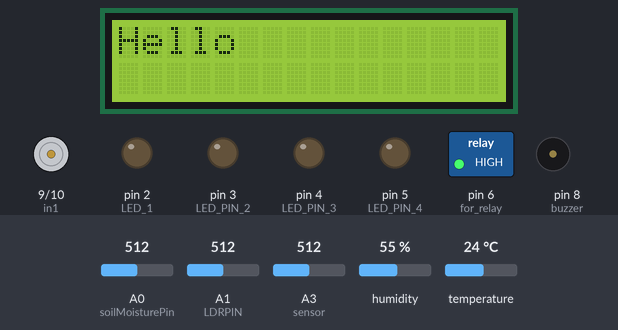
Simulated run of this sketch. Board: Arduino Uno, built with avr-gcc and run on an emulated ATmega328P. Parts: 16×2 character LCD, motor-driver pin pairs drawn as motors (green arrow = first pin HIGH = forward, orange = second pin HIGH = backward, longer = more drive), switched loads named in the sketch (green lamp = pin HIGH), output pins drawn as LEDs (lit = HIGH), buzzer (waves = sounding, pin HIGH). The inputs (shaded band) are chosen by the test bench; at power-on: A0 (soilMoisturePin) = 512, temperature 24 °C, A1 (LDRPIN) = 512, A3 (sensor) = 512, humidity 55 %. What the sketch prints to the serial monitor is not drawn.

Above: at 1.2 s.
At 8.3 s:
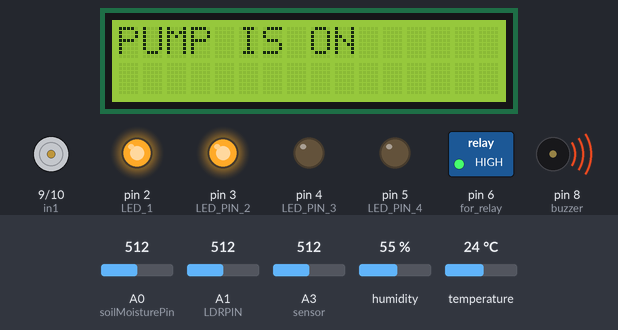
8.4 s: A0 (soilMoisturePin) set to 496
At 11.9 s:
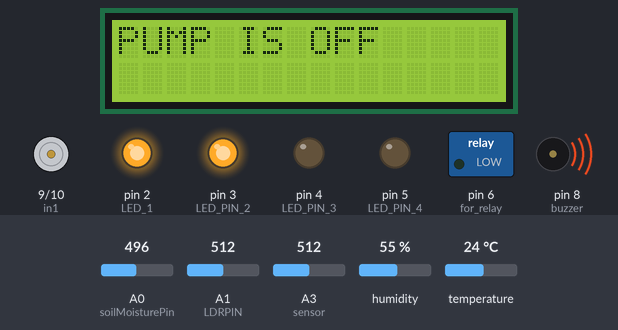
12.9 s: A0 (soilMoisturePin) set to 315
17.4 s: A0 (soilMoisturePin) set to 300
At 20.2 s:
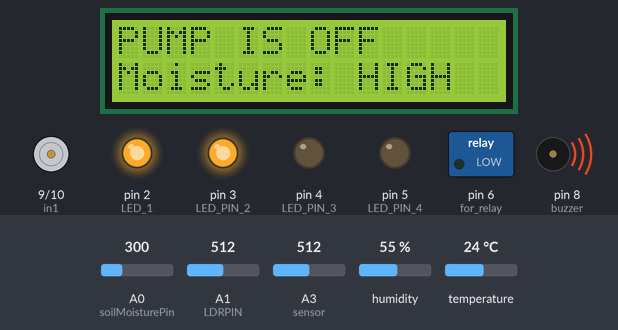
21.9 s: A0 (soilMoisturePin) set to 716
At 24.7 s:
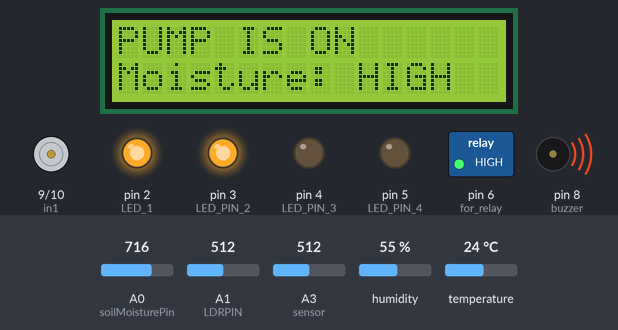
26.4 s: temperature set to 31 °C
33.7 s: temperature set to 34 °C
At 37.0 s:
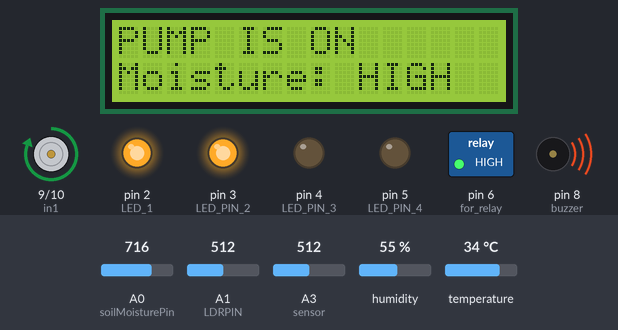
Timing chart, 0 to 38.5 s (numbered marks = the images above; inputs shaded):
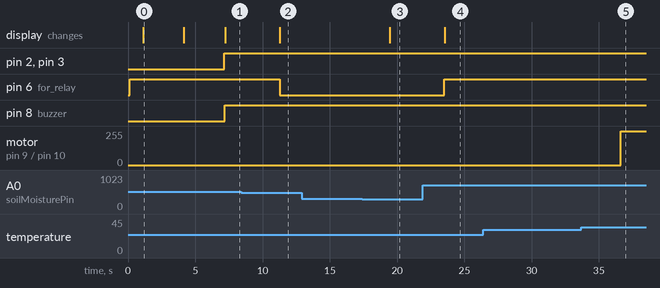

The sketch:

Smart_IrrigationFinal.ino
```cpp
#include <Wire.h>
#include <LiquidCrystal_I2C.h>
// #define BLYNK_TEMPLATE_ID "TMPL2vycIh6V3"
// #define BLYNK_TEMPLATE_NAME "Smart Irrigation System"
// #include <BlynkSimpleEsp32.h>
#include <DHT.h>
#define TH A2 //Pin for dht11
int in1 = 9; //Declaring the pins where in1 in2 from the driver are wired
int in2 = 10;
#define buzzer 8


#define sensor A3  // for gas detection
#define LDRPIN A1   //for LDR
#define soilMoisturePin A0

#define LED_1 2 // Pin connected to LED 1
#define LED_PIN_2 3 // Pin connected to LED 2
#define LED_PIN_3 4 // Pin connected to LED 3
#define LED_PIN_4 5 // Pin connected to LED 4

DHT dht(TH, DHT11);
// BlynkTimer timer;

char auth[] = "Mq8ClIPGLlTTzWXzezCOVRrv5CfQKSXe";

//SSID and password
char ssid[] = "";
char pass[] = "";

// const int soilMoisturePin = A0;
LiquidCrystal_I2C lcd(0x27, 16, 2);

static int counter =  0 ;

void setup() {
  Wire.begin();
  Serial.begin(9600);
  //Blynk.begin(auth, ssid, pass);
  dht.begin();
  lcd.init();
  lcd.begin(2,16);
  lcd.backlight();
  lcd.clear();
  pinMode(6, OUTPUT);     // for relay
  pinMode(LED_1, OUTPUT);
  pinMode(LED_PIN_2, OUTPUT);
  pinMode(LED_PIN_3, OUTPUT);
  pinMode(LED_PIN_4, OUTPUT);
  digitalWrite(6, HIGH); // relay
  pinMode(in1, OUTPUT); //Declaring the pin modes of motor
  pinMode(in2, OUTPUT);
  pinMode(buzzer, OUTPUT);
  delay(1000);
  lcd.setCursor(0, 0);
  lcd.print("Hello");
  delay(3000);

  lcd.setCursor(0, 1);
  lcd.print("System is on ");

  delay(3000);
  lcd.clear();
}

void loop() {
  if (counter >= 5 )
  {
    counter = 0 ;
    delay(5000);
  }
  counter++;
  int sensorValue = analogRead(soilMoisturePin);


  // Convert the value to a percentage (assuming 0-4095 range for ESP32 ADC)
  float moisturePercentage = 100 - ((sensorValue / 1023.0) * 100.0);
  int ldr_value = analogRead(LDRPIN);
  //Serial.print("Light Intensity Value : ");
  //Serial.println(ldr_value);

  //   // LDR conditions
  if (ldr_value < 200) { //very light
    // Turn off all LEDs
    digitalWrite(LED_1, LOW);
    digitalWrite(LED_PIN_2, LOW);
    digitalWrite(LED_PIN_3, LOW);
    digitalWrite(LED_PIN_4, LOW);

  } else if (ldr_value >=200 && ldr_value <=400) {
    // Serial.println("Almost Light");
    // Light up 1 LED
    digitalWrite(LED_1, HIGH);
    digitalWrite(LED_PIN_2, LOW);
    digitalWrite(LED_PIN_3, LOW);
    digitalWrite(LED_PIN_4, LOW);
  } else if (ldr_value >=500 && ldr_value <=700) {
    // Serial.println("Semilight");
    // Light up 2 LEDs
    digitalWrite(LED_1, HIGH);
    digitalWrite(LED_PIN_2, HIGH);
    digitalWrite(LED_PIN_3, LOW);
    digitalWrite(LED_PIN_4, LOW);

  } else if (ldr_value > 700 && ldr_value <=900) {
    // Serial.println("Semidark");
    // Light up 3 LEDs
    digitalWrite(LED_1, HIGH);
    digitalWrite(LED_PIN_2, HIGH);
    digitalWrite(LED_PIN_3, HIGH);
    digitalWrite(LED_PIN_4, LOW);

  } else if (ldr_value > 900) {
    // Serial.println("Dark");
    // Light up 4 LEDs
    digitalWrite(LED_1, HIGH);
    digitalWrite(LED_PIN_2, HIGH);
    digitalWrite(LED_PIN_3, HIGH);
    digitalWrite(LED_PIN_4, HIGH);

  }
// delay(3000);


  //Blynk.virtualWrite(V0,moisturePercentage);
  //Blynk.virtualWrite(V1, t)

  // Print the moisture percentage to the serial monitor
  //Serial.print("Soil Moisture: ");
  //Serial.println(moisturePercentage );
  // Serial.println("%");
  // digitalWrite(LED_1, HIGH);
  // digitalWrite(LED_PIN_2, HIGH);
  // digitalWrite(LED_PIN_3, HIGH);
  // digitalWrite(LED_PIN_4, HIGH);

  float h = dht.readHumidity();
  float t = dht.readTemperature();

    // Temperature conditions
  if (t > 32) {
    digitalWrite(in1, HIGH);
    digitalWrite(in2, LOW);
}

  else {
    // Normal temperature
    // Serial.println("Normal Temprature");
    digitalWrite(in1, LOW);
    digitalWrite(in2, LOW);
  }

  int rawValue = analogRead(sensor); // Get the raw value
  //Serial.print("Gas Level: ");
  //Serial.println(rawValue); // Print the raw value directly without mapping
  if (rawValue > 205 ){
    digitalWrite(buzzer, HIGH);
  }
  else{
    digitalWrite(buzzer, LOW);
  }


  if (isnan(h) || isnan(t)) {
    Serial.println("Failed to read from DHT sensor!");
    return;
  }

  Serial.print("Moisture: ");
  Serial.print(moisturePercentage);
  Serial.print("% | Light Intensity: ");
  Serial.print(ldr_value);
  Serial.print(" | Temperature: ");
  Serial.print(t);
  Serial.print("°C | Humidity: ");
  Serial.print(h);
  Serial.print("% | Gas Level: ");
  Serial.println(rawValue);


  if (moisturePercentage  < 50) { // need water
    digitalWrite(6, HIGH); //  Relay -> ON and ->TURN ON PUMP
    lcd.setCursor(0, 0);
    lcd.print("PUMP IS ON ");
  } else {
    digitalWrite(6, LOW); // TURN OFF PUMP
    lcd.setCursor(0, 0);
    lcd.print("PUMP IS OFF");
  }

  // Display moisture level on LCD
  if (moisturePercentage  > 70) {
    lcd.setCursor(0, 1);
    lcd.print("Moisture: HIGH  ");
  } else if (sensorValue  >= 50 && sensorValue  <= 70) {
    lcd.setCursor(0, 1);
    lcd.print("Moisture: MID  ");
  } else if (sensorValue  < 50) {
    lcd.setCursor(0, 1);
    lcd.print("Moisture: LOW ");
  }

 // Blynk.run();
  // Wait for a second before taking another reading
  //Serial.println(counter);
 // counter++;
delay(4000);
}
```

SolarTrackingSystem_ArduinoUno.cpp
```cpp
#include <Servo.h>
#include <HCSR04.h>
#define LDR1 A0
#define LDR2 A1
#define VOLTAGE_SENSOR_PIN A2
#define ERROR 10

HCSR04 hc(12, 10); //initialisation class HCSR04 (trig pin , echo pin)

float resetDistance;


int Spoint = 90;
Servo servo;
int counter = 0 ;


void setup()
 {
  servo.attach(11);
  servo.write(Spoint);
  delay(1000);

  // Initialize hardware serial communication for TX/RX
  Serial.begin(9600);  // Use Serial for TX/RX communication with Raspberry Pi
}

void loop() {
  float  distance = hc.dist();

  int ldr1 = analogRead(LDR1);
  int ldr2 = analogRead(LDR2);

  int value1 = abs(ldr1 - ldr2);
  int value2 = abs(ldr2 - ldr1);

  if ((value1 <= ERROR) || (value2 <= ERROR)) {
    // Do nothing; the servo remains in place
  } else {
    if (ldr1 > ldr2) {
      Spoint = Spoint - 2; // Move the servo left
    }
    if (ldr1 < ldr2) {
      Spoint = Spoint + 2; // Move the servo right
    }
  }

  servo.write(Spoint);
  delay(80);

      if(distance<14)
    {
      resetDistance =((12.50) - (distance));

      Serial.print("Deep : ");
      Serial.print(resetDistance);
      delay(150);
      }

  int sensorValue = analogRead(VOLTAGE_SENSOR_PIN);
  float voltage = sensorValue * (5.0 / 1023.0);

  // Send data to Raspberry Pi via TX pin
  // Serial.print(" LDR1: ");
  // Serial.print(ldr1);
  // Serial.print(", LDR2: ");
  // Serial.print(ldr2);
  Serial.print(", Servo Position: ");
  Serial.print(Spoint);
  Serial.print(", Voltage: ");
  Serial.println(voltage);
  // Serial.print("Counter : ");
  // Serial.println(counter);
  // counter++;
  delay(5000); // Wait before the next loop iteration
}
```

Measured:
- the behaviour switches between 512 and 511 on A0 (soilMoisturePin) (found by bisection; images 1 and 2)
- the behaviour switches between 307 and 306 on A0 (soilMoisturePin) (found by bisection; images 2 and 3)
- the behaviour switches between 32 and 33 °C on temperature (found by bisection; images 4 and 5)
- after the input at 8.4 s, pin 6 (for_relay): HIGH → LOW after 2.9 s; the display: changes after 2.9 s (image 2)
- after the input at 12.9 s, every drawn part: stays the same
- after the input at 17.4 s, the display: changes after 2.1 s (image 3)
- after the input at 21.9 s, pin 6 (for_relay): LOW → HIGH after 1.6 s; the display: changes after 1.6 s (image 4)
- after the input at 26.4 s, every drawn part: stays the same
- after the input at 33.7 s, motor on pin 9 (in1) / pin 10 (in2): stopped → forward 255/255 after 2.9 s
